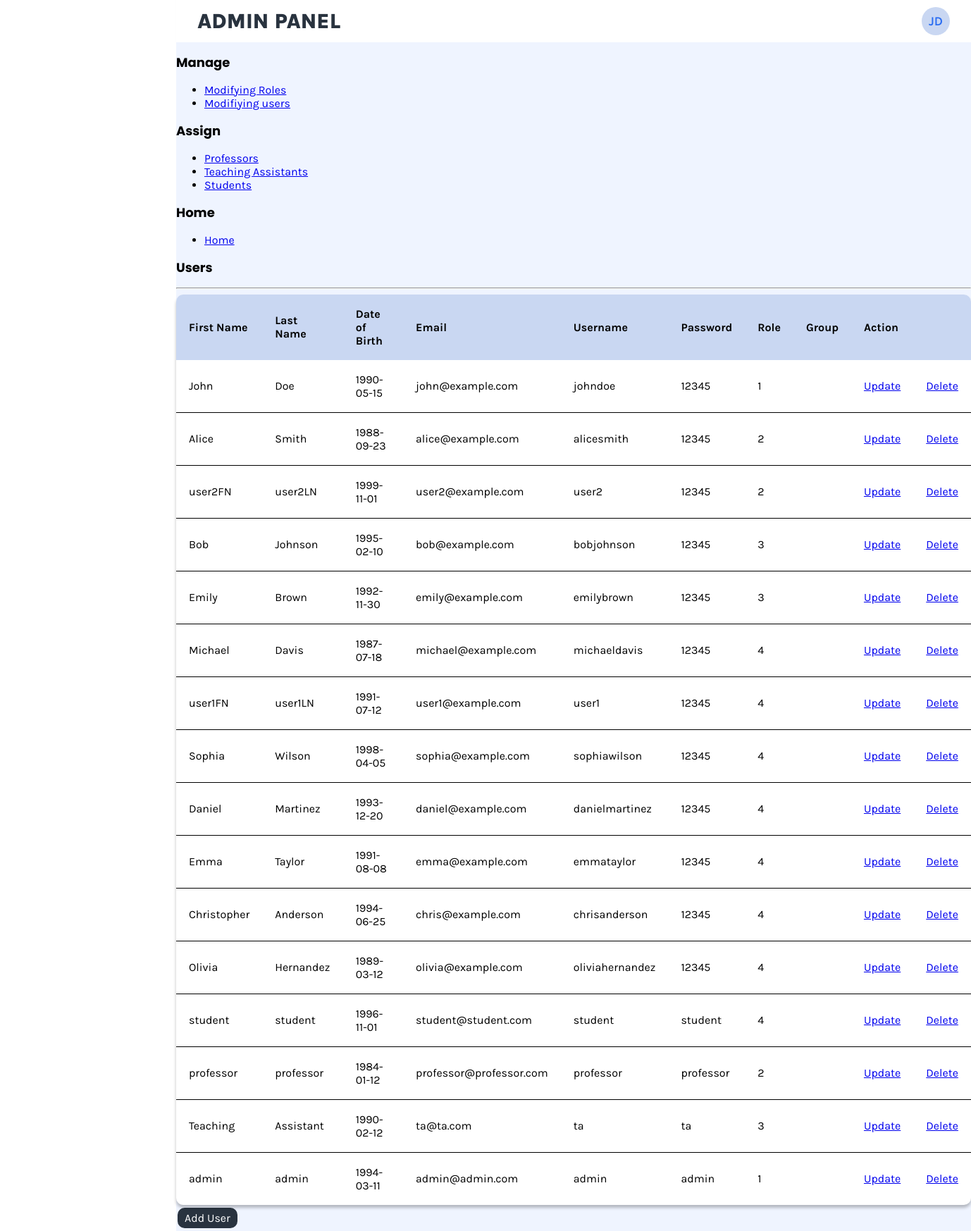
Screenshot of /admin.php?page=users (signed in) with the database file from the repository.
### tables this page shows
CREATE TABLE `user` (
  `userID` int NOT NULL,
  `first_name` varchar(50) NOT NULL,
  `last_name` varchar(50) NOT NULL,
  `dob` date NOT NULL,
  `email` varchar(150) NOT NULL,
  `username` varchar(50) NOT NULL,
  `password` varchar(50) NOT NULL,
  `first_login` tinyint(1) DEFAULT '1',
  `roleID` int NOT NULL
);

### session.php (called while the page is built, shortened)
<?php
$name = $_SESSION['name'];
function isAdmin()
{
    if ($_SESSION['roleID'] == 1) {
        return true;
    }
    return false;
}
?>

### users.php (the view, shortened to what this page needs)
<?php
$query = "SELECT * FROM user ORDER BY userID ASC";
$results = mysqli_query($conn, $query);
?>
<div class="content-body">
    <h2>Users</h2>
    <hr>
    <table>
        <thead>
            <tr>
                <th>First Name</th>
                <th>Last Name</th>
                <th>Date of Birth</th>
                <th>Email</th>
                <th>Username</th>
                <th>Password</th>
                <th>Role</th>
                <th>Group</th>
                <?php if (isAdmin()): ?>
                    <th colspan="2">Action</th>
                <?php endif; ?>
            </tr>
        </thead>
        <tbody>
        <?php foreach ($results as $row): ?>
                <tr>
                    <td><?= $row['first_name'] ?></td>
                    <td><?= $row['last_name'] ?></td>
                    <td><?= $row['dob'] ?></td>
                    <td><?= $row['email'] ?></td>
                    <td><?= $row['username'] ?></td>
                    <td><?= $row['password'] ?></td>
                    <td><?= $row['roleID'] ?></td>
                    <td><?= $row['groupID'] ?></td>
                    <?php if (isAdmin()): ?>
                        <td><a href="?page=user&update_view=true&update_id=<?= $row['userID'] ?>">Update</a></td>
                        <td><a href="?page=user&delete_id=<?= $row['userID'] ?>" onclick="return confirm('Are you sure you want to delete?')">Delete</a></td>
                    <?php endif; ?>
                </tr>
            <?php endforeach; ?>
        </tbody>
    </table>
    <?php if (isAdmin()): ?>
        <a href="?page=user&add_view=true">
            <button>Add User</button>
        </a>
    <?php endif; ?>
</div>

### header.php (shortened to what this page needs)
<?php
function extractInitials($name)
{
    $words = explode(" ", $name);
    $initials = "";
    foreach ($words as $word) {
        $initials .= strtoupper(substr($word, 0, 1));
    }
    return $initials;
}
?>
<!DOCTYPE html>
<html lang="en">
<head>
       <link rel="stylesheet" href="style.css">
</head>
<body>
    <header class="header">
        <div class="header-text"><?php echo strtoupper($pageTitle) ?></div>
        <div class="user" onclick="toggleDropdown()">
            <div class="initials"><?php $initials = extractInitials($name);
                                    echo $initials; ?></div>
        </div>
    </header>
</body>

### admin.php (shortened to what this page needs)
<?php
$pageTitle = 'Admin Panel';
require("session.php");
require("header.php");
?>
<main>
    <div class="main-body">
        <section class="col-left">
            <div class="main-menu">
                <h2>Manage</h2>
                <ul class="menu-list">
                    <li><a href="?page=roles">Modifying Roles</a></li>
                    <li><a href="?page=users">Modifiying users</a></li>
                </ul>
                <h2>Assign</h2>
                <ul class="menu-list">
                    <li><a href="?page=assign-professors">Professors</a></li>
                    <li><a href="?page=assign-tas">Teaching Assistants</a></li>
                    <li><a href="?page=assign-students">Students</a></li>
                </ul>
                <h2>Home</h2>
                <ul class="menu-list">
                    <li><a href="admin.php">Home</a></li>
                </ul>
            </div>
        </section>
        <section>
            <div class="col-right">
                <?php
                    if (isset($_GET['page'])) {
                        $page = $_GET['page'];
                        if (file_exists($page . ".php")) {
                            include($page . ".php");
                        }
                    }
                ?>
            </div>
        </section>
    </div>
</main>

### style.css (style rules this page uses)
main { background-color: #eff4ff; position: absolute; top: 60px; left: 250px; right: 0px; bottom: 0px; }
h2 { font-family: 'Poppins', sans-serif; font-size: 18px; }
table { width: 100%; position: relative; background: white; box-shadow: 0px 4px 4px rgba(0, 0, 0, 0.25); border-radius: 10px; border-collapse: collapse; overflow: hidden; }
tr { border-bottom: 1px solid black; }
tr:last-child { border-bottom: none; }
th { background-color: #c9d7f2; }
th, td { padding: 18px; text-align: left; }
button { font-family: 'Karla', sans-serif; background-color: #29333F; border: none; color: white; padding: 5px 10px 5px 10px; text-align: center; text-decoration: none; display: inline-block; font-size: 16px; margin: 4px 2px; cursor: pointer; border-radius: 10px }
*, *::after, *::before { box-sizing: border-box; }
header.header { position: absolute; top:0; left: 250px; right: 0px; background-color: #eff4ff;; background: #FFFFFF; box-shadow: 5px 0px 4px rgba(0, 0, 0, 0.65); padding: 10px 30px; display: flex; justify-content: space-between; align-items: center; }
.header-text { color: #29333F; font-family: 'Karla', sans-serif; font-size: 30px; font-weight: 800; }
.user { position: relative; cursor: pointer; }
.initials { width: 40px; height: 40px; border-radius: 50%; color: #296CF1; background-color: #C9D7F2; display: flex; justify-content: center; align-items: center; font-size: 18px; font-weight: 600; }
body { color: black; font-family: 'Karla', sans serif; }
hr { height: 0.25px; background-color: white; }

### rows the page displays
user: first_name "John", last_name "Doe", dob "1990-05-15", email "john@example.com", username "johndoe", password "12345", roleID "1"
user: first_name "Alice", last_name "Smith", dob "1988-09-23", email "alice@example.com", username "alicesmith", password "12345", roleID "2"
user: first_name "user2FN", last_name "user2LN", dob "1999-11-01", email "user2@example.com", username "user2", password "12345", roleID "2"
user: first_name "Bob", last_name "Johnson", dob "1995-02-10", email "bob@example.com", username "bobjohnson", password "12345", roleID "3"
user: first_name "Emily", last_name "Brown", dob "1992-11-30", email "emily@example.com", username "emilybrown", password "12345", roleID "3"
user: first_name "Michael", last_name "Davis", dob "1987-07-18", email "michael@example.com", username "michaeldavis", password "12345", roleID "4"
user: first_name "user1FN", last_name "user1LN", dob "1991-07-12", email "user1@example.com", username "user1", password "12345", roleID "4"
user: first_name "Sophia", last_name "Wilson", dob "1998-04-05", email "sophia@example.com", username "sophiawilson", password "12345", roleID "4"
user: first_name "Daniel", last_name "Martinez", dob "1993-12-20", email "daniel@example.com", username "danielmartinez", password "12345", roleID "4"
user: first_name "Emma", last_name "Taylor", dob "1991-08-08", email "emma@example.com", username "emmataylor", password "12345", roleID "4"
user: first_name "Christopher", last_name "Anderson", dob "1994-06-25", email "chris@example.com", username "chrisanderson", password "12345", roleID "4"
user: first_name "Olivia", last_name "Hernandez", dob "1989-03-12", email "olivia@example.com", username "oliviahernandez", password "12345", roleID "4"
user: first_name "student", last_name "student", dob "1996-11-01", email "student@student.com", username "student", password "student", roleID "4"
user: first_name "professor", last_name "professor", dob "1984-01-12", email "professor@professor.com", username "professor", password "professor", roleID "2"
user: first_name "Teaching", last_name "Assistant", dob "1990-02-12", email "ta@ta.com", username "ta", password "ta", roleID "3"
user: first_name "admin", last_name "admin", dob "1994-03-11", email "admin@admin.com", username "admin", password "admin", roleID "1"

### other values shown
$pageTitle "ADMIN PANEL"
$initials "JD"
